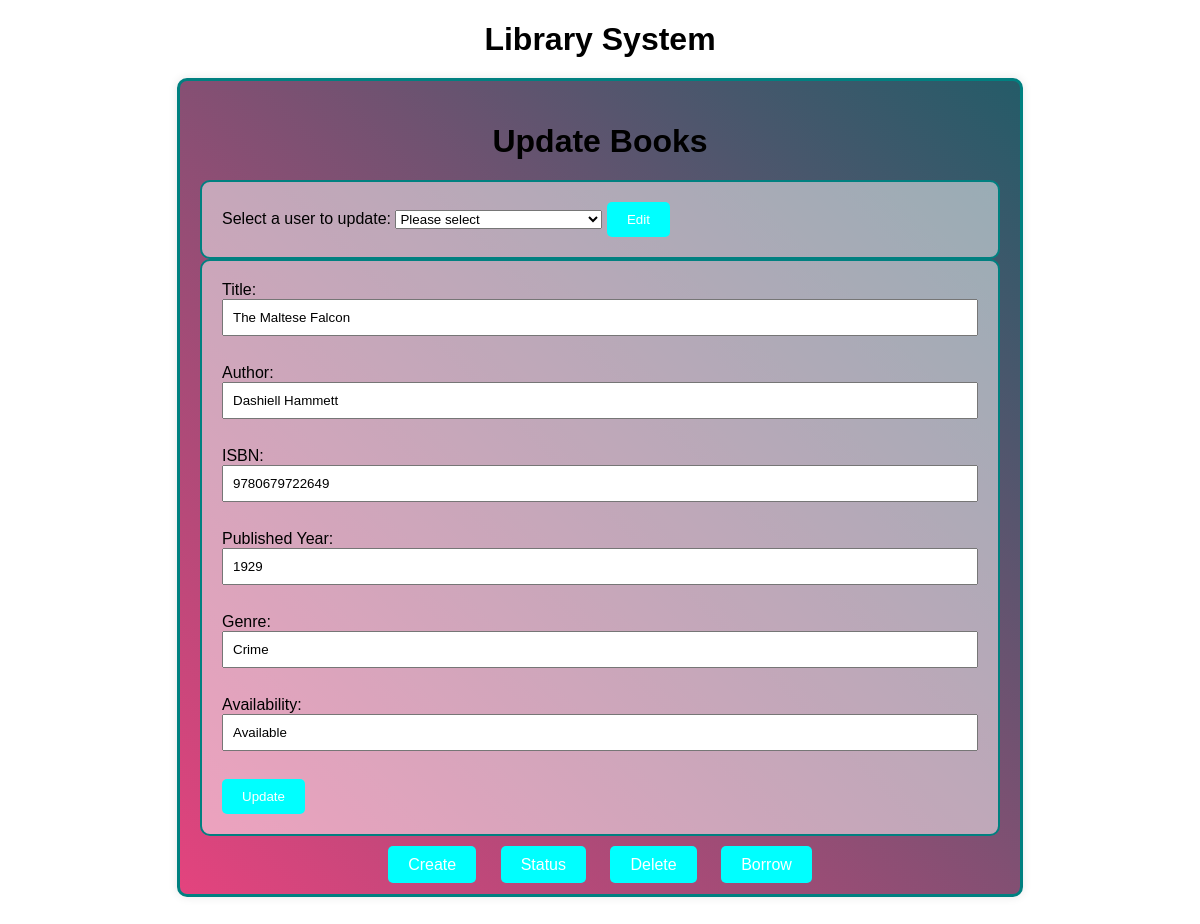
The page /update.php?BookID=1 on the database its author committed.
### tables this page shows
CREATE TABLE `books` (
  `BookID` int(11) NOT NULL,
  `title` varchar(255) NOT NULL,
  `author` varchar(255) NOT NULL,
  `isbn` varchar(255) NOT NULL,
  `publishedyear` year(4) NOT NULL,
  `genre` varchar(255) NOT NULL,
  `reg_date` timestamp NOT NULL DEFAULT current_timestamp(),
  `Availability` varchar(255) NOT NULL
);

### update.php (the view, shortened to what this page needs)
<!DOCTYPE html>
<html lang="en">
<head>
</head>
<body>
  <h1>Library System</h1>
  <div class="container">
    <h1>Update Books</h1>
<?php
include 'connection.php';
?>
<form method="get" action="">
  <label for="BookID">Select a user to update:</label>
  <select name="BookID" required>
    <option value="">Please select</option>
  </select>
  <input type="submit" value="Edit">
</form>
<?php
if ($_SERVER["REQUEST_METHOD"] == "GET" && isset($_GET['BookID'])) {
    $BookID = $_GET['BookID'];
    $sql = "SELECT * FROM books WHERE BookID=$BookID";
    $result = $conn->query($sql);
    if ($result->num_rows > 0) {
        $row = $result->fetch_assoc();
        ?>
<form method="post" action="">
  <label for="title">Title:</label>
  <input type="text" name="title" id="title" value="<?php echo $row['title']; ?>"><br><br>
  <label for="author">Author:</label>
  <input type="text" name="author" id="author" value="<?php echo $row['author']; ?>"><br><br>
  <label for="isbn">ISBN:</label>
  <input type="text" name="isbn" id="isbn" value="<?php echo $row['isbn']; ?>"><br><br>
  <label for="publishedyear">Published Year:</label>
  <input type="text" name="publishedyear" id="publishedyear" value="<?php echo $row['publishedyear']; ?>"><br><br>
  <label for="genre">Genre:</label>
  <input type="text" name="genre" id="genre" value="<?php echo $row['genre']; ?>"><br><br>
  <label for="availability">Availability:</label>
  <input type="text" name="availability" id="availability" value="<?php echo $row['Availability']; ?>"><br><br>
  <input type="submit" name="update" value="Update">
</form>
    <?php
    } else {
      echo "No user found with ID $BookID";
    }
}
?>
<div class="btn-container">
      <a href="create.php" class="btn">Create</a>
      <a href="read.php" class="btn">Status</a>
      <a href="delete.php" class="btn">Delete</a>
      <a href="borrow.php" class="btn">Borrow</a>
</div>
  </div>
</body>
</html>

### update.php (style rules this page uses)
body { font-family: Arial, sans-serif; width: 100vw; height: 150vh; margin: 0; background-image: url('bla.png'); background-size: 100% 100%; background-repeat: no-repeat; background-position: center; }
h1 { text-align: center; margin-bottom: 20px; }
.container { max-width: 800px; margin: 0 auto; background-color: rgba(255, 0, 0, 0.4); background: linear-gradient(45deg, #4a148c, #ff4081, #006064, #ffd600); background-size: 400% 400%; animation: gradientAnimation 10s infinite; backdrop-filter: blur(10px); padding: 20px; border: 3px solid #008080; border-radius: 10px; box-shadow: 0 0 10px rgba(0, 0, 0, 0.1); }
form { border: 2px solid #008080; padding: 20px; border-radius: 10px; background-color: rgba(255, 255, 255, 0.5); }
input[type="text"] { width: 100%; padding: 9px; margin-bottom: 10px; box-sizing: border-box; }
input[type="submit"] { background-color: #00FFFF; color: #fff; padding: 10px 20px; border: none; border-radius: 5px; cursor: pointer; }
.btn-container { margin-top: 20px; text-align: center; }
.btn { padding: 10px 20px; font-size: 16px; margin: 0 10px; background-color: #00FFFF; color: #fff; border: none; border-radius: 5px; text-decoration: none; }

### rows shown on the page
books: title "The Maltese Falcon", author "Dashiell Hammett", isbn "9780679722649", publishedyear "1929", genre "Crime", availability "Available"
